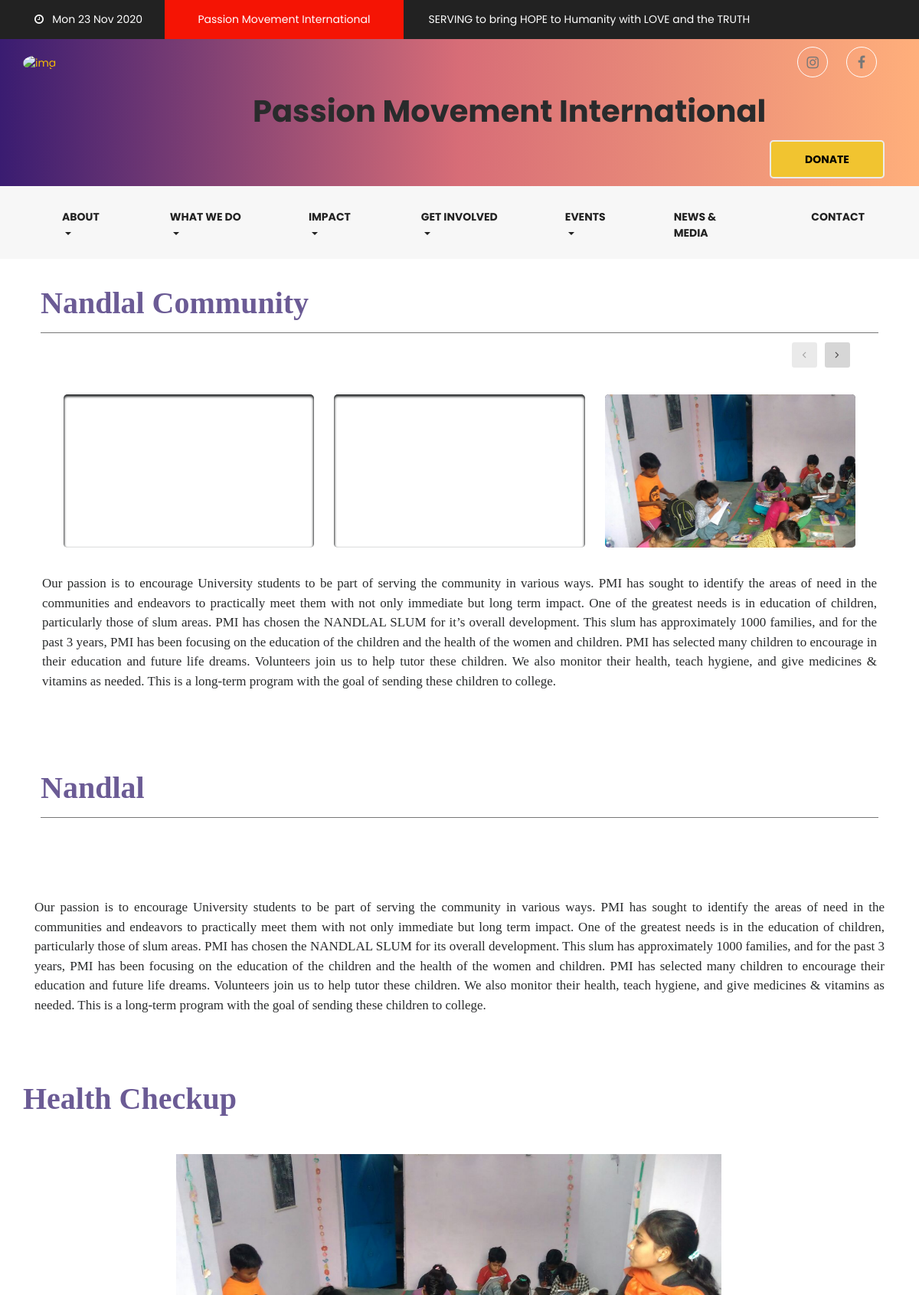
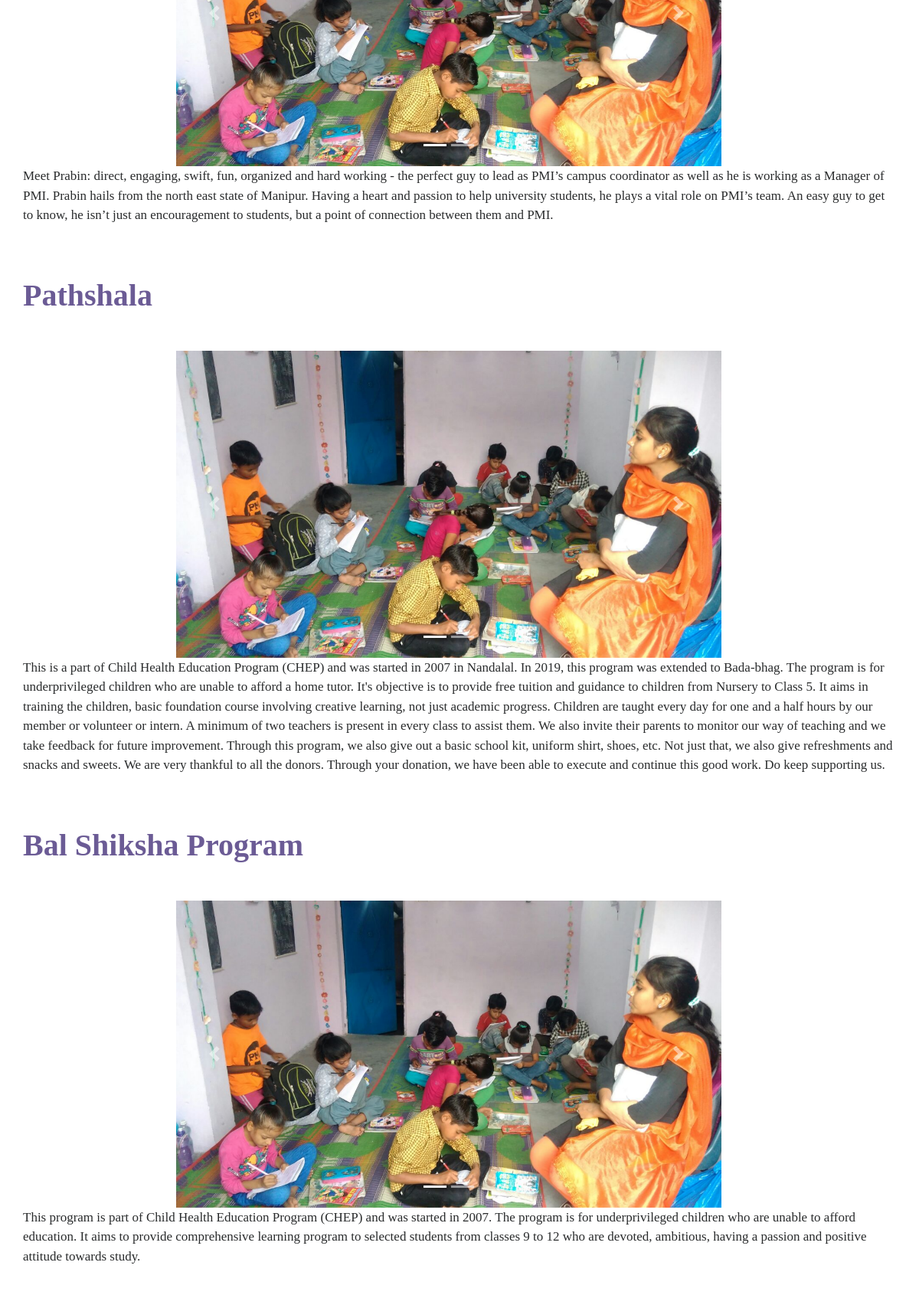
Page /Nandlal-community/ (upper part) on the committed database (2 pictures, top to bottom).
### community/models.py (models this page shows, shortened)
class Community(models.Model):
    title = models.CharField(max_length=100, default="Enter The Title")
    Category = models.ManyToManyField(Category)
    timestamp = models.DateTimeField(auto_now_add=True)
    view_count = models.IntegerField(default=0)
    content = HTMLField(default="Write Down The Content Here")
    author = models.ForeignKey(Author, on_delete=models.CASCADE)
    @property
    def view_count(self):
        return PostView.objects.filter(post=self).count()

class CommunityImage(models.Model):
    community = models.ForeignKey(
        Community, default=None, on_delete=models.CASCADE)
    images = models.FileField(upload_to='Community/')

class CommunityPost(models.Model):
    community = models.ForeignKey(
        Community, default=None, on_delete=models.CASCADE)
    title = models.CharField(max_length=100, default="Enter The Title")
    Category = models.ManyToManyField(Category)
    timestamp = models.DateTimeField(auto_now_add=True)
    view_count = models.IntegerField(default=0)
    content = HTMLField(default="Write Down The Content Here")
    author = models.ForeignKey(Author, on_delete=models.CASCADE)

class CommunityPostImage(models.Model):
    communitypost = models.ForeignKey(
        CommunityPost, default=None, on_delete=models.CASCADE)
    images = models.FileField(upload_to='community/post/')

### community/views.py (the view)
# urls.py: path('Nandlal-community/', views.Nandlal, name='NandlalCommunity'),
def Nandlal(request):
    community = Community.objects.filter(
        Category__title__exact="Nandlal")
    pics = CommunityImage.objects.filter(community=community.first())
    communitypost = CommunityPost.objects.filter(community=community.first())
    communitypostimage = CommunityPostImage.objects.filter(
        communitypost__in=communitypost.all())
    return render(request, 'nandlal.html', {
        'now': now,
        'community': community,
        'pics': pics,
        'post': communitypost,
        'photos': communitypostimage,
        'latest': latest,
        'most': most_view,
        'form': form
    })

### subscribe/forms.py
class EmailSignupForm(forms.ModelForm):
    email = forms.EmailField(widget=forms.TextInput(attrs={
        "type": "email",
        "name": "email",
        "id": "email",
        "placeholder": "Enter your email address",
        "class": "form-control fh5co_footer_text_box",
        "aria-describedby": "basic-addon1",
    }), label="")
    class Meta:
        model = Signup
        fields = ('email', )

### posts/models.py (called while the page is built)
    def get_absolute_url(self):
        return reverse('posts:post-detail', kwargs={
            'pk': self.pk
        })

    @property
    def view_count(self):
        return PostView.objects.filter(post=self).count()

### templates/nandlal.html (shortened to what this page needs)
{% extends 'base.html' %} {% load static %} {%block content%}
<div class="container-fluid" style="padding-top: 20px;">
    {% for obj in community%}
    <div class="container">
        <div style="padding:8px;">
            <div class="fh5co_heading fh5co_heading_border_bottom py-2 mb-4">
                <a href="#" id="Heading">
                    <h1> <b>{{obj.title|safe}}</b> </h1>
                </a>
            </div>
        </div>
        <div class="container-fluid pb-4 pt-5">
            <div class="container animate-box">
                <div class="owl-carousel owl-theme" style="align-items: center" id="slider2">
                    {% for obj in pics %}
                    <div class="item px-2">
                        <div class="fh5co_hover_news_img">
                            <div class="fh5co_news_img"><img src="{{ obj.images.url }}" alt="" /></div>
                        </div>
                    </div>
                    {%endfor%}
                </div>
            </div>
        </div>
        <div>
            {{obj.content | safe}}
        </div>
        <br>
        <br>
    </div>
    {%endfor%}
    {% for obj in post%}
    <div class="container " id="{{obj.title}}">
        <div class="row ">
            <a href="# " id="Heading">
                <h1> <b>{{obj.title}}</b> </h1>
            </a>
        </div> <br><br>
        <div class="row pb-4 ">
            <div class=" " id="" >
                {% if forloop.first|divisibleby:2 %}
                <div class=" " style=" width: 80%; padding-left: 200px; ">
                    {%else%}
                    <div class="" style="  width: 80%; padding-left: 200px; ">
                        {%endif%}
                        <div class=" ">
                            <div id="carouselExampleIndicators" class="carousel slide" data-ride="carousel" >
                                <ol class="carousel-indicators"  >
                                    {% for obj in photos %} {% if forloop.first %}
                                    <li data-target="#carouselExampleIndicators" data-slide-to="{{forloop.counter0}}" class="active"></li>
                                    {% else %}
                                    <li data-target="#carouselExampleIndicators" data-slide-to="{{forloop.counter0}}">
                                    </li>
                                    {% endif %} {% endfor %}
                                </ol>
                                <div class="carousel-inner"  >
                                    {% for p in photos %} {% if forloop.first %}
                                    <div class="carousel-item active  ">
                                        {% else %}
                                        <div class="carousel-item  " >
                                            {% endif %}
                                            <img class="d-block w-100 h-50" class="h-50 d-inline-block" src="{{ p.images.url}}"  alt="{{forloop.counter0}}">
                                        </div>
                                        {% endfor %}
                                    </div>
                                    <a class="carousel-control-prev" href="#carouselExampleIndicators" role="button" data-slide="prev">
                                        <span class="carousel-control-prev-icon" aria-hidden="true"></span>
                                    </a>
                                    <a class="carousel-control-next" href="#carouselExampleIndicators" role="button" data-slide="next">
                                        <span class="carousel-control-next-icon" aria-hidden="true"></span>
                                    </a>
                                </div>
                            </div>
                        </div>
                    </div>
                    {{obj.content|safe}}
                </div>
            </div>
        </div>
        {%endfor%}
    {%endblock content%}

### static/css/style_1.css (style rules this page uses)
.fh5co_heading { font-size: 20px; color: #424040 }
.fh5co_heading_border_bottom { border-bottom: 1px solid #777 }
.fh5co_news_img { height: 200px; width: 100%; -webkit-border-radius: 5px; -moz-border-radius: 5px; -ms-border-radius: 5px; border-radius: 5px; overflow: hidden; top: 0; -webkit-box-shadow: inset 0 2px 3px 1px; -moz-box-shadow: inset 0 2px 3px 1px; -o-box-shadow: inset 0 2px 3px 1px; box-shadow: inset 0 2px 3px 1px; -moz-transition: all all 0.5s ease; -o-transition: all all 0.5s ease; -webkit-transition: all all 0.5s ease; -ms-transition: all all 0.5s ease; transition: all all 0.5s ease }
.fh5co_news_img>img { height: 260px; min-width: 100% }
.fh5co_heading { font-size: 24px; color: #222 }
.js .animate-box { opacity: 0 }
img { vertical-align: middle; }
#paraFont { font-size: 17px !important; font-family: 'Times New Roman', Times, serif; font-weight: 400; padding: 10px; text-align: justify; }
#Heading { font-size: larger; font-family: 'Times New Roman', Times, serif; color: #6b5b95 !important; padding-top: 30px; }

### rows in the picture
Community: title "Nandlal Community", content "Our passion is to encourage University students to be part of serving the community in various ways. PMI has sought to identify the areas of need in the communities and endeavors to practically meet them with not only immediate but long term impact. One of the greatest needs is in education of children, particularly those of slum areas. PMI has chosen the NANDLAL SLUM for it’s overall development. This slum has approximately 1000 families, and for the past 3 years, PMI has been focusing on the education of the children and the health of the women and children. PMI has selected many children to encourage in their education and future life dreams. Volunteers join us to help tutor these…"
CommunityImage: images (picture)
Community: title "Nandlal", content "Our passion is to encourage University students to be part of serving the community in various ways. PMI has sought to identify the areas of need in the communities and endeavors to practically meet them with not only immediate but long term impact. One of the greatest needs is in the education of children, particularly those of slum areas. PMI has chosen the NANDLAL SLUM for its overall development. This slum has approximately 1000 families, and for the past 3 years, PMI has been focusing on the education of the children and the health of the women and children. PMI has selected many children to encourage their education and future life dreams. Volunteers join us to help tutor these…"
CommunityPost: title "Health Checkup", content "Meet Prabin: direct, engaging, swift, fun, organized and hard working - the perfect guy to lead as PMI’s campus coordinator as well as he is working as a Manager of PMI. Prabin hails from the north east state of Manipur. Having a heart and passion to help university students, he plays a vital role on PMI’s team. An easy guy to get to know, he isn’t just an encouragement to students, but a point of connection between them and PMI."
CommunityPostImage: images (picture)
CommunityPost: title "Pathshala", content "This is a part of Child Health Education Program (CHEP) and was started in 2007 in Nandalal. In 2019, this program was extended to Bada-bhag. The program is for underprivileged children who are unable to afford a home tutor. It's objective is to provide free tuition and guidance to children from Nursery to Class 5. It aims in training the children, basic foundation course involving creative learning, not just academic progress. Children are taught every day for one and a half hours by our member or volunteer or intern. A minimum of two teachers is present in every class to assist them. We also invite their parents to monitor our way of teaching and we take feedback for future improvement.…"
CommunityPost: title "Bal Shiksha Program", content "This program is part of Child Health Education Program (CHEP) and was started in 2007. The program is for underprivileged children who are unable to afford education. It aims to provide comprehensive learning program to selected students from classes 9 to 12 who are devoted, ambitious, having a passion and positive attitude towards study."

### other values in the picture
{{ now|date:"D d M Y" }} "Mon 23 Nov 2020"
